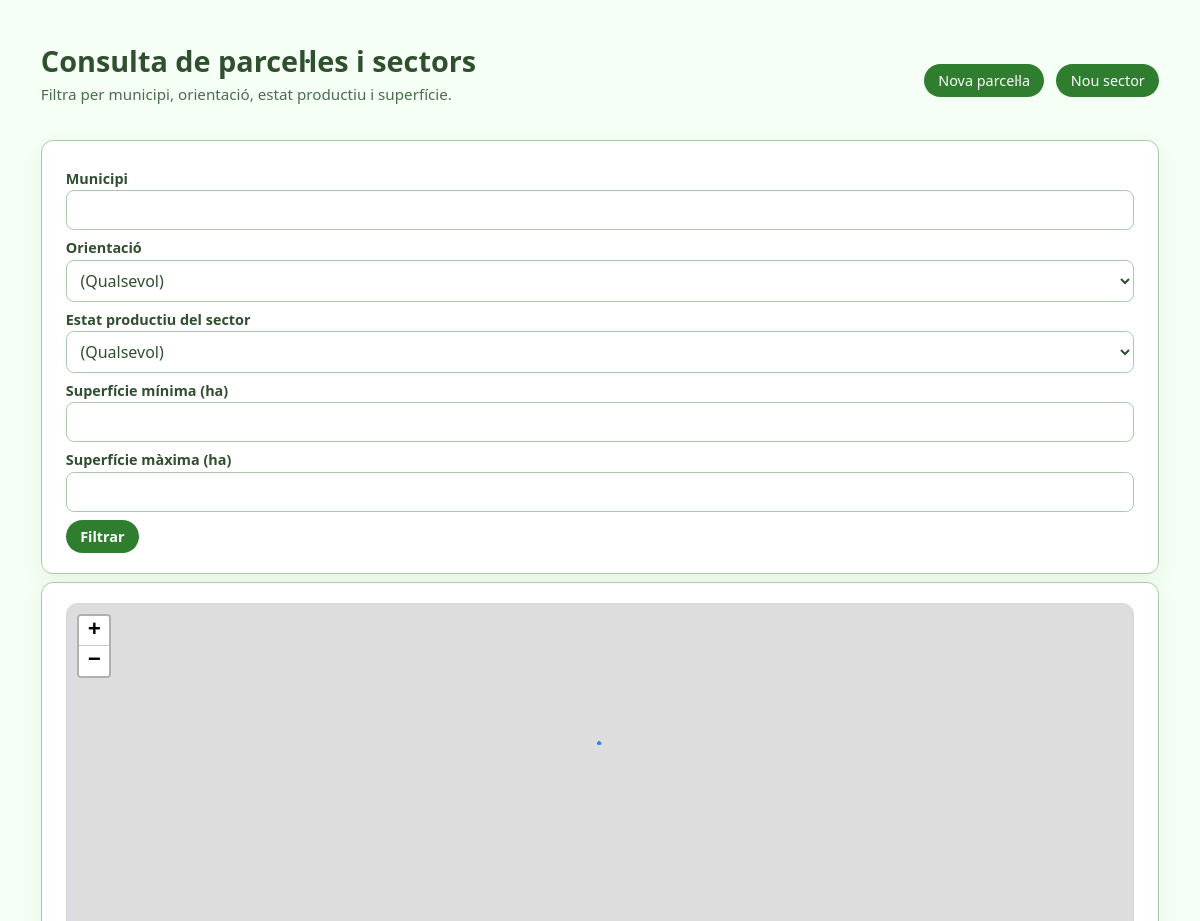
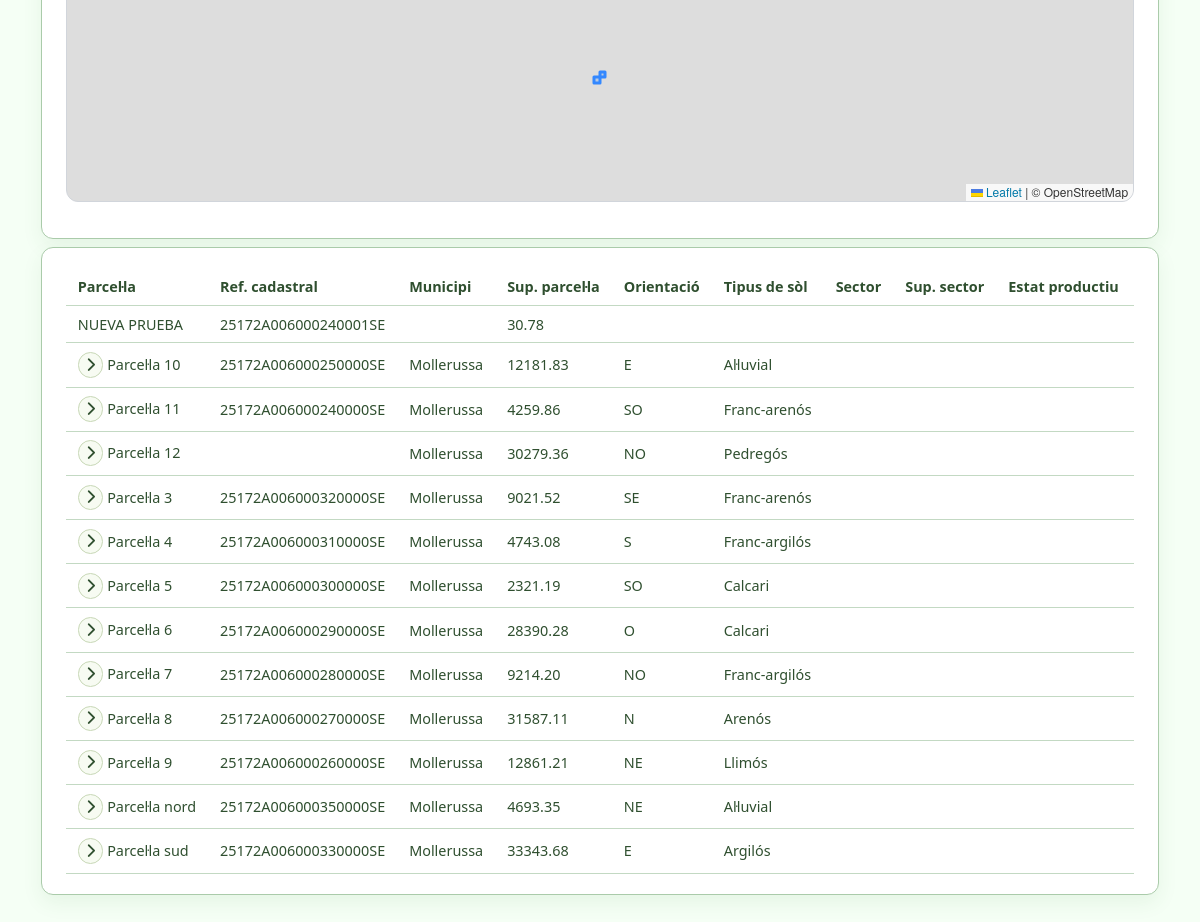
Page /PHP/consulta_parcela_sector.php on the committed database (2 pictures, top to bottom).
### tables this page shows
CREATE TABLE `parcela` (
  `id_parcela` int(11) NOT NULL AUTO_INCREMENT,
  `ref_cadastral` varchar(50) NOT NULL,
  `nom` varchar(100) DEFAULT NULL,
  `superficie` decimal(10,2) DEFAULT NULL,
  `descripcio` text DEFAULT NULL,
  `municipi` varchar(100) DEFAULT NULL,
  `geometria` geometry NOT NULL,
  `geometria_kml` longtext NOT NULL,
  `foto_url` varchar(255) DEFAULT NULL,
  `edafo` text DEFAULT NULL,
  `documentacio` text DEFAULT NULL,
  `created_at` timestamp NULL DEFAULT current_timestamp(),
  `pendent` decimal(5,2) DEFAULT NULL COMMENT 'Percentatge de pendent',
  `orientacio` enum('N','S','E','O','NE','NO','SE','SO') DEFAULT NULL COMMENT 'Orientació dominant',
  `tipus_sol` varchar(100) DEFAULT NULL COMMENT 'Textura o classificació principal del sòl',
  PRIMARY KEY (`id_parcela`),
  UNIQUE KEY `ref_cadastral` (`ref_cadastral`),
  SPATIAL KEY `geometria` (`geometria`)
);

### PHP/consulta_parcela_sector.php (the view, shortened to what this page needs)
<?php
$servername = "localhost";
$username   = "root";
$password   = "";
$dbname     = "web";
$conn = new mysqli($servername, $username, $password, $dbname);
$municipi        = $_GET['municipi']        ?? '';
$superficie_min  = $_GET['superficie_min']  ?? '';
$superficie_max  = $_GET['superficie_max']  ?? '';
$sql = "
SELECT
    p.id_parcela,
    p.ref_cadastral,
    p.nom        AS nom_parcela,
    p.municipi,
    p.superficie AS sup_parcela,
    p.orientacio,
    p.tipus_sol,
    s.id_sector,
    s.nom        AS nom_sector,
    s.superficie AS sup_sector,
    s.estat_productiu,
    ST_AsGeoJSON(p.geometria) AS parcela_geojson,
    ST_AsGeoJSON(s.geometria) AS sector_geojson
FROM parcela p
LEFT JOIN sector_parcela sp ON sp.id_parcela = p.id_parcela
LEFT JOIN sector s          ON s.id_sector   = sp.id_sector
";
$sql .= " ORDER BY p.municipi, p.nom, s.nom";
$result = $conn->query($sql);
$parceles = [];
if ($result) {
    while ($row = $result->fetch_assoc()) {
        $pid = $row['id_parcela'];
        if (!isset($parceles[$pid])) {
            $parceles[$pid] = [
                'id_parcela' => $pid,
                'ref_cadastral' => $row['ref_cadastral'] ?? '',
                'nom_parcela' => $row['nom_parcela'] ?? '',
                'municipi' => $row['municipi'] ?? '',
                'sup_parcela' => $row['sup_parcela'] ?? '',
                'orientacio' => $row['orientacio'] ?? '',
                'tipus_sol' => $row['tipus_sol'] ?? '',
                'sectors' => []
            ];
        }
        $sid = $row['id_sector'];
        if (!empty($sid)) {
            $parceles[$pid]['sectors'][] = [
                'id_sector' => $sid,
                'nom_sector' => $row['nom_sector'] ?? '',
                'sup_sector' => $row['sup_sector'] ?? '',
                'estat_productiu' => $row['estat_productiu'] ?? ''
            ];
        }
    }
}
?>
<!DOCTYPE html>
<html lang="ca">
<head>
    <link rel="stylesheet" href="../HTML/styles.css">
    <link rel="stylesheet" href="https://cdnjs.cloudflare.com/ajax/libs/font-awesome/6.5.1/css/all.min.css">
<link rel="stylesheet" href="https://unpkg.com/leaflet@1.9.4/dist/leaflet.css" />
    </head>
<body>
<div class="page">
<div class="page-header">
  <div class="panel-header">
    <div>
      <h1>Consulta de parcel·les i sectors</h1>
      <p class="page-subtitle">Filtra per municipi, orientació, estat productiu i superfície.</p>
    </div>
    <div class="page-header-actions">
      <a class="btn btn-primary" href="../HTML/parcela_nou.php">Nova parcel·la</a>
      <a class="btn btn-primary" href="../HTML/sector_nou.php">Nou sector</a>
    </div>
  </div>
</div>
<div class="panel">
<form method="get" class="form-grid-2">
    <label>Municipi</label>
    <input type="text" name="municipi" value="<?php echo htmlspecialchars($municipi); ?>">
    <label>Orientació</label>
    <select name="orientacio">
        <option value="">(Qualsevol)</option>
    </select>
    <label>Estat productiu del sector</label>
    <select name="estat_productiu">
        <option value="">(Qualsevol)</option>
    </select>
    <label>Superfície mínima (ha)</label>
    <input type="number" step="0.01" name="superficie_min" value="<?php echo htmlspecialchars($superficie_min); ?>">
    <label>Superfície màxima (ha)</label>
    <input type="number" step="0.01" name="superficie_max" value="<?php echo htmlspecialchars($superficie_max); ?>">
    <button type="submit" class="btn btn-primary mt-2">Filtrar</button>
</form>
</div>
<div class="panel mt-2">
  <div id="map"></div>
</div>
<div class="panel mt-2">
<?php
if (!empty($parceles)): ?>
    <div class="table-scroll">
    <table id="resultTable" class="table">
        <tr>
            <th>Parcel·la</th>
            <th>Ref. cadastral</th>
            <th>Municipi</th>
            <th>Sup. parcel·la</th>
            <th>Orientació</th>
            <th>Tipus de sòl</th>
            <th>Sector</th>
            <th>Sup. sector</th>
            <th>Estat productiu</th>
            <th>Accions</th>
        </tr>
        <?php
        foreach ($parceles as $parcela):
            $pid = $parcela['id_parcela'];
            $hasSectors = !empty($parcela['sectors']);
        ?>
        <tr class="clickable parcela-row" data-parcela-id="<?php echo htmlspecialchars($pid); ?>">
            <td>
              <?php if ($hasSectors): ?>
                <button type="button" class="toggle-btn" aria-expanded="false" aria-label="Mostrar sectors" data-toggle="<?php echo htmlspecialchars($pid); ?>">
                  <i class="fa-solid fa-chevron-right" aria-hidden="true"></i>
                </button>
              <?php endif; ?>
              <?php echo htmlspecialchars($parcela['nom_parcela'] ?? ''); ?>
            </td>
            <td><?php echo htmlspecialchars($parcela['ref_cadastral'] ?? ''); ?></td>
            <td><?php echo htmlspecialchars($parcela['municipi'] ?? ''); ?></td>
            <td><?php echo htmlspecialchars($parcela['sup_parcela'] ?? ''); ?></td>
            <td><?php echo htmlspecialchars($parcela['orientacio'] ?? ''); ?></td>
            <td><?php echo htmlspecialchars($parcela['tipus_sol'] ?? ''); ?></td>
            <td></td>
            <td></td>
            <td></td>
            <td>
            </td>
        </tr>
        <?php endforeach; ?>
    </table>
    </div>
<?php else: ?>
    <p>No hi ha resultats amb aquests filtres.</p>
<?php endif; ?>
</div>
</div>
</body>
</html>

### HTML/styles.css (style rules this page uses)
*, *::before, *::after { box-sizing: border-box; }
html, body { margin: 0; padding: 0; }
body { font-family: system-ui, -apple-system, BlinkMacSystemFont, "Segoe UI", sans-serif; background: #f0f4f0; color: #2f4f2f; }
body:not(.app-layout-body) { padding: 1.5rem; min-height: 100vh; background: #f5fff5; }
.page { max-width: 1600px; margin: 0 auto; padding: clamp(1rem, 1.4vw, 1.5rem); color: #2f4f2f; }
.page-header { margin-bottom: 1.25rem; }
.page-header h1, .page-header h2 { margin: 0; font-size: 1.8rem; color: #2f4f2f; }
.page-subtitle { margin: 0.25rem 0 1rem; color: #4c6b4c; font-size: 0.95rem; }
.panel { background: #ffffff; border-radius: 0.75rem; padding: 1.25rem 1.5rem; border: 1px solid #aacbaa; box-shadow: 0 8px 20px rgba(47, 125, 47, 0.08); }
.panel-header { display: flex; justify-content: space-between; align-items: center; margin-bottom: 0.75rem; color: #2f4f2f; }
#map { height: 520px; border-radius: 0.75rem; border: 1px solid #d1d5db; margin-bottom: 1rem; }
form { display: block; width: 100%; }
label { font-weight: 600; font-size: 0.9rem; color: #2f4f2f; display: block; margin-top: 0.5rem; margin-bottom: 0.15rem; }
input, textarea, select { width: 100%; padding: 0.5rem 0.6rem; border-radius: 0.5rem; border: 1px solid #aacbaa; font: inherit; color: inherit; background-color: #ffffff; }
.btn { display: inline-flex; align-items: center; justify-content: center; padding: 0.45rem 0.9rem; border-radius: 999px; border: none; font-size: 0.9rem; cursor: pointer; text-decoration: none; gap: 0.35rem; }
.btn-primary { background: #2f7d2f; color: #ffffff; }
button { font: inherit; }
form button { background: #2f7d2f; color: #ffffff; border: 1px solid #2f7d2f; padding: 0.6rem 0.75rem; border-radius: 0.5rem; cursor: pointer; font-weight: 600; transition: background 0.15s ease, border-color 0.15s ease; }
.table-scroll { width: 100%; max-width: 100%; overflow-x: auto; overflow-y: hidden; -webkit-overflow-scrolling: touch; }
.table { width: max-content; min-width: 100%; border-collapse: collapse; font-size: 0.9rem; color: #2f4f2f; }
.table th, .table td { padding: 0.55rem 0.75rem; border-bottom: 1px solid #c3d9c3; text-align: left; }
.table tr.clickable { cursor: pointer; }
.mt-2 { margin-top: 0.5rem; }

### PHP/consulta_parcela_sector.php (style rules this page uses)
.page-header-actions { display: flex; gap: 0.75rem; justify-content: flex-end; flex-wrap: wrap; }
.toggle-btn { display: inline-flex; align-items: center; justify-content: center; width: 1.6rem; height: 1.6rem; border-radius: 999px; border: 1px solid #c7d7b6; background: #f7fbf2; color: #2f4f2f; cursor: pointer; }

### rows in the picture
parcela: nom "NUEVA PRUEBA", ref_cadastral "25172A006000240001SE", superficie "30.78"
parcela: nom "Parcel·la 10", ref_cadastral "25172A006000250000SE", municipi "Mollerussa", superficie "12181.83", orientacio "E", tipus_sol "Al·luvial"
parcela: nom "Parcel·la 11", ref_cadastral "25172A006000240000SE", municipi "Mollerussa", superficie "4259.86", orientacio "SO", tipus_sol "Franc-arenós"
parcela: nom "Parcel·la 12", municipi "Mollerussa", superficie "30279.36", orientacio "NO", tipus_sol "Pedregós"
parcela: nom "Parcel·la 3", ref_cadastral "25172A006000320000SE", municipi "Mollerussa", superficie "9021.52", orientacio "SE", tipus_sol "Franc-arenós"
parcela: nom "Parcel·la 4", ref_cadastral "25172A006000310000SE", municipi "Mollerussa", superficie "4743.08", orientacio "S", tipus_sol "Franc-argilós"
parcela: nom "Parcel·la 5", ref_cadastral "25172A006000300000SE", municipi "Mollerussa", superficie "2321.19", orientacio "SO", tipus_sol "Calcari"
parcela: nom "Parcel·la 6", ref_cadastral "25172A006000290000SE", municipi "Mollerussa", superficie "28390.28", orientacio "O", tipus_sol "Calcari"
parcela: nom "Parcel·la 7", ref_cadastral "25172A006000280000SE", municipi "Mollerussa", superficie "9214.20", orientacio "NO", tipus_sol "Franc-argilós"
parcela: nom "Parcel·la 8", ref_cadastral "25172A006000270000SE", municipi "Mollerussa", superficie "31587.11", orientacio "N", tipus_sol "Arenós"
parcela: nom "Parcel·la 9", ref_cadastral "25172A006000260000SE", municipi "Mollerussa", superficie "12861.21", orientacio "NE", tipus_sol "Llimós"
parcela: nom "Parcel·la nord", ref_cadastral "25172A006000350000SE", municipi "Mollerussa", superficie "4693.35", orientacio "NE", tipus_sol "Al·luvial"
parcela: nom "Parcel·la sud", ref_cadastral "25172A006000330000SE", municipi "Mollerussa", superficie "33343.68", orientacio "E", tipus_sol "Argilós"
